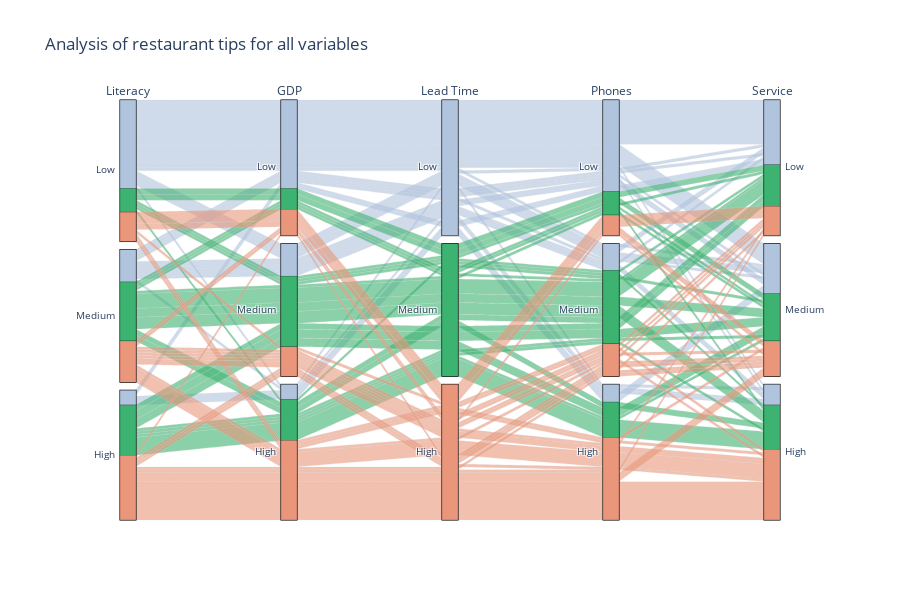

Notebook source saved alongside this figure:
### Code cell
print(concat['Literacy(%)'])

qcut_series_lead, qcut_intervals_lead = pd.qcut(concat['lead_time'], q=3, retbins=True, labels=['Low', 'Medium', 'High'])
qcut_series_gdp, qcut_intervals_gdp = pd.qcut(concat['GDP($percapita)'], q=3, retbins=True, labels=['Low', 'Medium', 'High'])
qcut_series_lit, qcut_intervals_lit = pd.qcut(concat['Literacy(%)'], q=3, retbins=True, labels=['Low', 'Medium', 'High'])
qcut_series_phones, qcut_intervals_phones = pd.qcut(concat['Phones(per1000)'], q=3, retbins=True, labels=['Low', 'Medium', 'High'], duplicates='drop')
qcut_series_ser, qcut_intervals_ser = pd.qcut(concat['Service'], q=3, retbins=True, labels=['Low', 'Medium', 'High'])

lead_dim = go.parcats.Dimension(
    values=qcut_series_lead,
    label="Lead Time",
    categoryorder='array',
    categoryarray=['Low', 'Medium', 'High']
)
gdp_dim = go.parcats.Dimension(
    values=qcut_series_gdp,
    categoryorder='array',
    categoryarray=['Low', 'Medium', 'High'],
    label="GDP"
)
lit_dim = go.parcats.Dimension(
    values=qcut_series_lit,
    categoryorder='array',
    categoryarray=['Low', 'Medium', 'High'],
    label="Literacy"
)
phones_dim = go.parcats.Dimension(
    values=qcut_series_phones,
    categoryorder='array',
    categoryarray=['Low', 'Medium', 'High'],
    label="Phones"
)
ser_dim = go.parcats.Dimension(
    values=qcut_series_ser,
    categoryorder='array',
    categoryarray=['Low', 'Medium', 'High'],
    label="Service"
)

# fig_air = go.Figure(data=[go.Parcats(
#     dimensions=[month_dim, repeated_dim, weekend_dim, week_dim, adr_dim]
# )], layout=go.Layout(title='Analysis of restaurant tips for all variables'))

# fig_air.show()

color = qcut_series_lead.astype('category').cat.codes
colorscale = ['#b0c4de', '#3cb371', '#e9967a']

fig = go.Figure(go.Parcats(
    dimensions=[lit_dim, gdp_dim, lead_dim, phones_dim, ser_dim], line={'color': color, 'colorscale': colorscale}
), layout=go.Layout(title='Analysis of restaurant tips for all variables', height=600))

fig.show()
print(qcut_intervals_lit)
print(min(concat['Literacy(%)']))
print(max(concat['Literacy(%)']))

### Figure 1 — Plotly figure (JSON) as saved in the notebook; plotly's stock layout.template omitted (floating-point values rounded to 4 significant figures; data arrays with more than 128 entries replaced by an {"elided": "..."} marker saying what was removed)
{"data": [{"dimensions": [{"categoryarray": ["Low", "Medium", "High"], "categoryorder": "array", "label": "Literacy", "values": {"elided": "137 str values"}}, {"categoryarray": ["Low", "Medium", "High"], "categoryorder": "array", "label": "GDP", "values": {"elided": "137 str values"}}, {"categoryarray": ["Low", "Medium", "High"], "categoryorder": "array", "label": "Lead Time", "values": {"elided": "137 str values"}}, {"categoryarray": ["Low", "Medium", "High"], "categoryorder": "array", "label": "Phones", "values": {"elided": "137 str values"}}, {"categoryarray": ["Low", "Medium", "High"], "categoryorder": "array", "label": "Service", "values": {"elided": "137 str values"}}], "line": {"color": {"elided": "137 int values"}, "colorscale": [[0, "#b0c4de"], [0.5, "#3cb371"], [1, "#e9967a"]]}, "type": "parcats"}], "layout": {"height": 600, "title": {"text": "Analysis of restaurant tips for all variables"}}}
